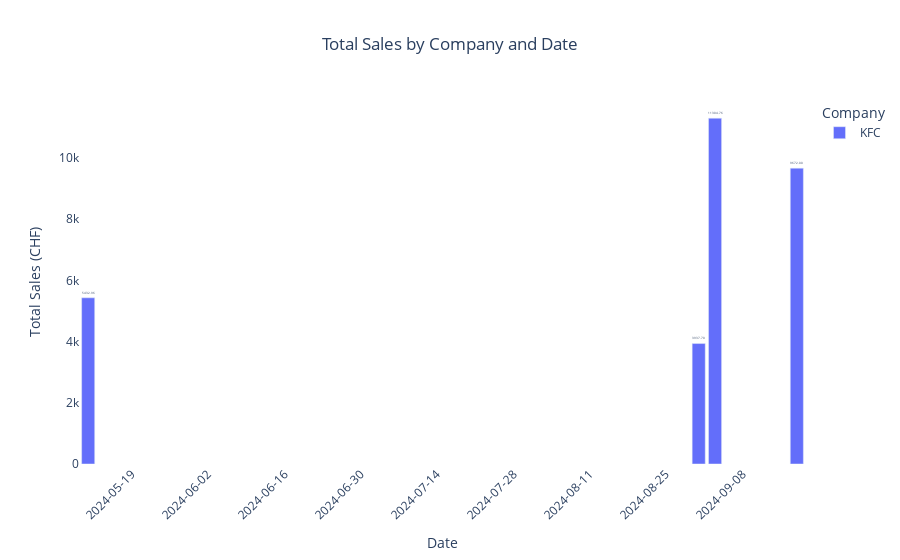

The notebook cell this image was saved under:
### Markdown cell above
### Input your customized company details

### Code cell
## You can chnage these input feature from your filters as well
comp = "KFC"
date_min = pd.to_datetime("2024-04-01")
date_max = pd.to_datetime("2024-09-28")


customized_company_details(grouped_data_company,comp, date_min, date_max)

### Figure 1 — Plotly figure (JSON) as saved in the notebook; plotly's stock layout.template omitted (floating-point values rounded to 4 significant figures)
{"data": [{"alignmentgroup": "True", "hovertemplate": "Company=KFC<br>Date=%{x}<br>Total Sales=%{text}<extra></extra>", "legendgroup": "KFC", "marker": {"color": "#636efa", "pattern": {"shape": ""}}, "name": "KFC", "offsetgroup": "KFC", "orientation": "v", "showlegend": true, "text": [5433.0, 3938.0, 11300.0, 9672], "textposition": "outside", "texttemplate": "%{text:.2f}", "type": "bar", "x": ["2024-05-11T00:00:00", "2024-08-31T00:00:00", "2024-09-03T00:00:00", "2024-09-18T00:00:00"], "xaxis": "x", "y": [5433.0, 3938.0, 11300.0, 9672], "yaxis": "y"}], "layout": {"bargap": 0.2, "barmode": "group", "legend": {"title": {"text": "Company"}, "tracegroupgap": 0}, "plot_bgcolor": "rgba(0,0,0,0)", "title": {"text": "Total Sales by Company and Date", "x": 0.5}, "xaxis": {"anchor": "y", "domain": [0, 1], "tickangle": -45, "tickformat": "%Y-%m-%d", "title": {"text": "Date"}}, "yaxis": {"anchor": "x", "domain": [0, 1], "title": {"text": "Total Sales (CHF)"}}}}
